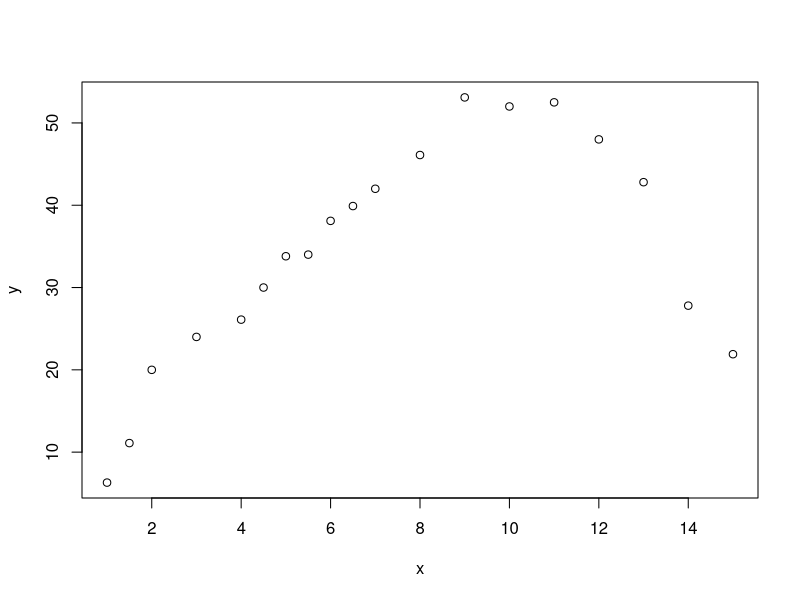
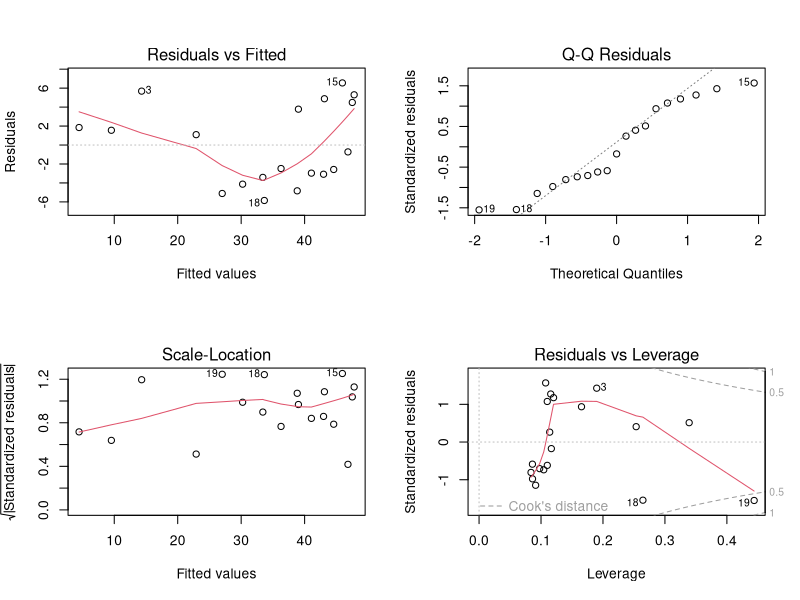
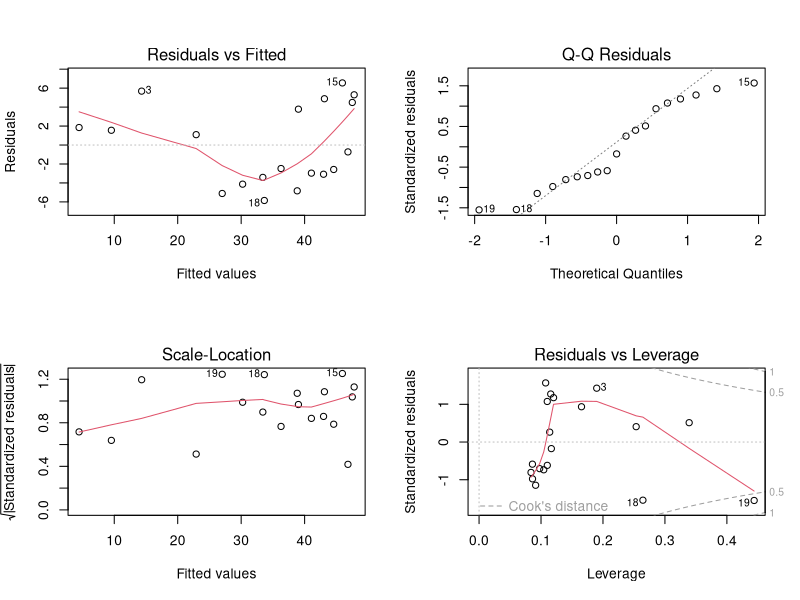
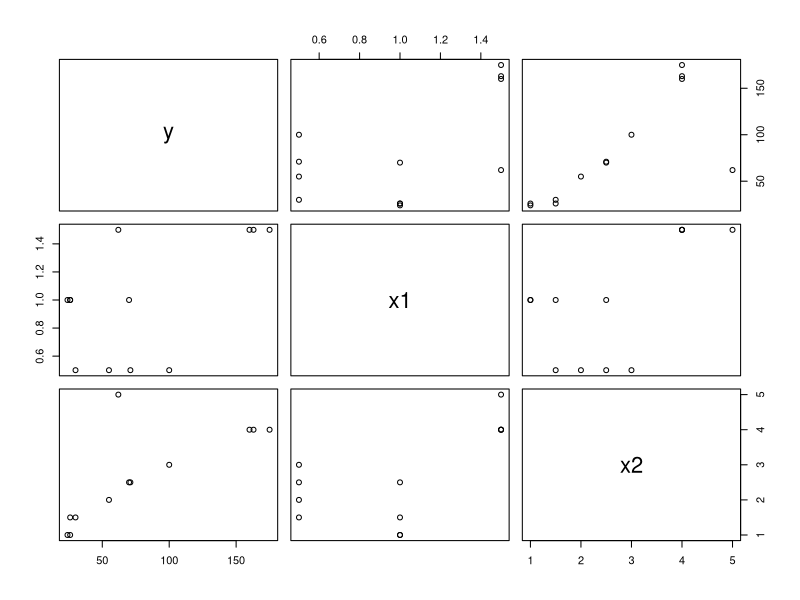
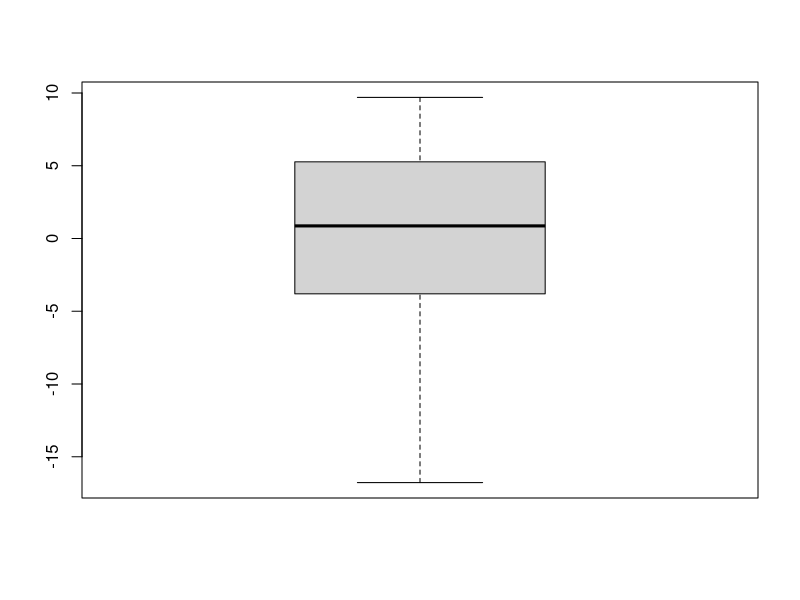
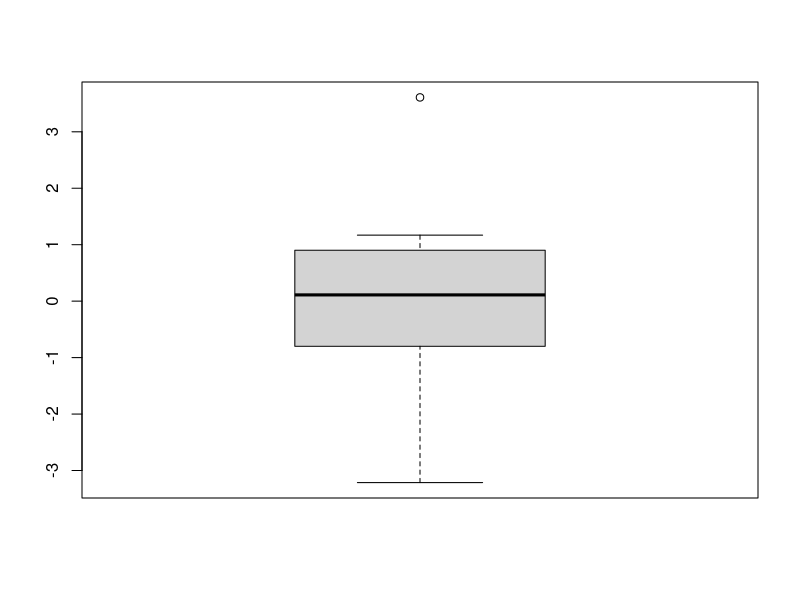
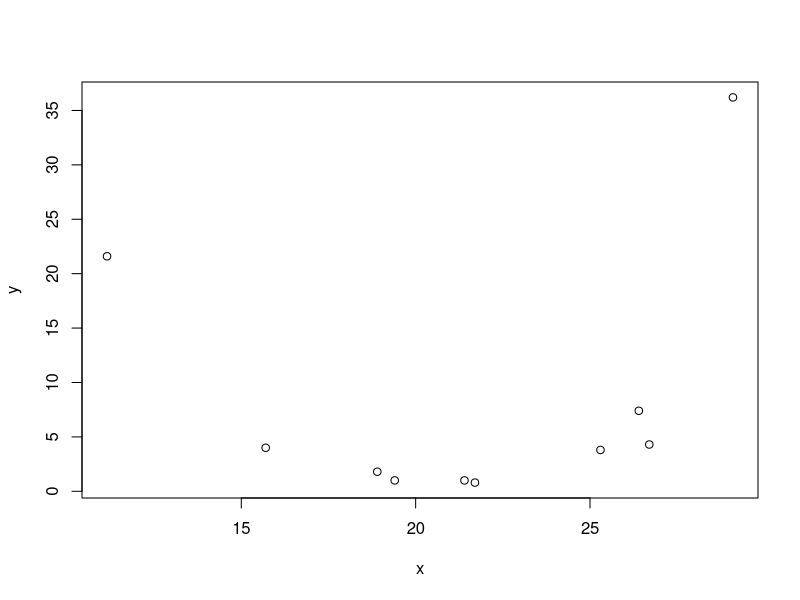
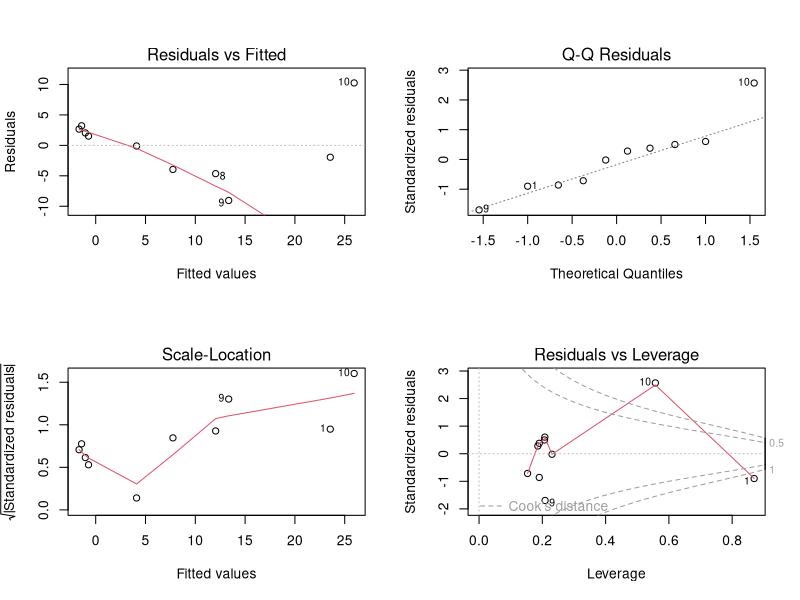

Here is the R script that generated these plots, in order:
## Que.1
y=c(6.3,11.1,20,24,26.1,30,33.8,34,38.1,39.9,42,46.1,53.1,52,52.5,48,42.8,27.8,21.9)
x=c(1,1.5,2,3,4,4.5,5,5.5,6,6.5,7,8,9,10,11,12,13,14,15)
length(y)
length(x)
plot(x,y)
model_1=lm(y~x+I(x^2))
par(mfrow=c(2,2))
plot(model_1)
summary(model_1)
### centering the data
x_1=x-mean(x)
x_2=(x-mean(x))^2
model_2=lm(y~x_1+I(x_2))
summary(model_2)
plot(model_2)
library(car)
vif(model_1)
vif(model_2)
##checking contributions of quadratic term 
model_3=lm(y~x)
anova(model_3,model_2)

## Que.2
y=c(26,24,175,160,163,55,62,100,26,30,70,71)
x1=c(1,1,1.5,1.5,1.5,0.5,1.5,0.5,1,0.5,1,0.5)
x2=c(1,1,4,4,4,2,5,3,1.5,1.5,2.5,2.5)
data=data.frame(y,x1,x2)
plot(data)
model_4=lm(y~x1+x2+I(x1^2)+I(x2^2)+I(x1*x2))
summary(model_4)
red_model_4=lm(y~x1+x2)
anova(red_model_4,model_4)
model_4$residuals
#to detect outlier
par(mfrow=c(1,1))
boxplot(model_4$residuals,outline = T)
r=rstudent(model_4)
r[abs(r)>2]
boxplot(r,outline = T)


##Que.3
y=c(21.6,4,1.8,1,1,0.8,3.8,7.4,4.3,36.2)
x=c(11.15,15.70,18.90,19.40,21.40,21.70,25.30,26.40,26.70,29.10)
plot(x,y)
model=lm(y~x+I(x^2))
anova(model)
par(mfrow=c(2,2))
plot(model)
model_1=lm(y~x)
anova(model_1,model)
